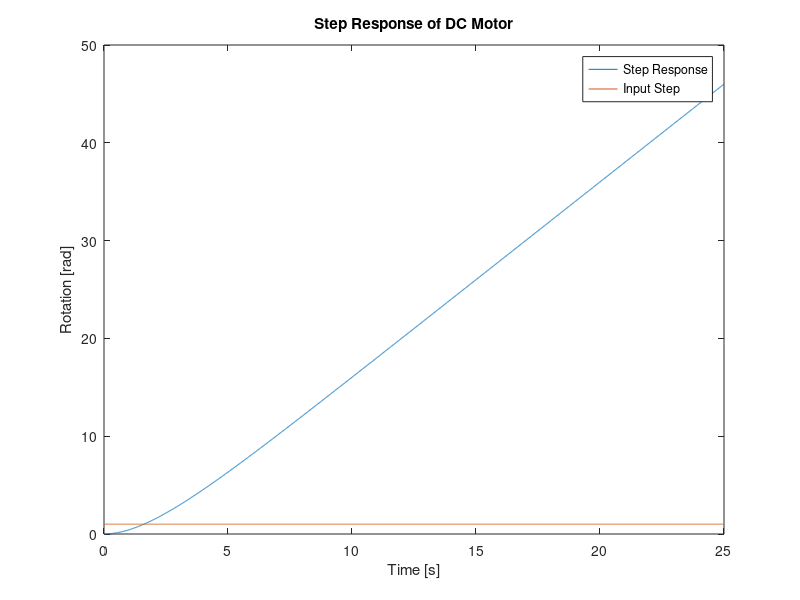

MATLAB code to generate this figure:
%% EGB242 Assignment 2, Section 2 %%
% This file is a template for your MATLAB solution to Section 2.
%
% Before starting to write code, generate your data with the ??? as
% described in the assignment task.

%% Initialise workspace
clear all; close all;

% Begin writing your MATLAB solution below this line.
%% 2.1

% Plot comparison between the step input and the step response
% g_m(t) = 2(1 - e^-0.5t)

% Variable definitions
T = 25;
samples = 1e4;
fs = samples / T;
ts = 1 / fs;

% Time vector
timeVec = linspace(0, T, samples + 1);
timeVec(end) = [];

% Input step
inputStep = ones(size(timeVec));

% Impulse response
g_m = 2 * (1 - exp(-0.5 * timeVec));

% Step Response from hand working
g_step = -4 + 2 * timeVec + 4 * exp(-0.5 * timeVec);

% Step response plot
figure;
plot(timeVec, g_step);
hold on;
plot(timeVec, inputStep);

title("Step Response of DC Motor");
xlabel("Time [s]");
ylabel("Rotation [rad]");
legend("Step Response", "Input Step");
% plot diverges -> inf so motor alone isn't sufficient to control camera

%% 2.2 
% Supervisor's suggestion is justified

%% 2.3
